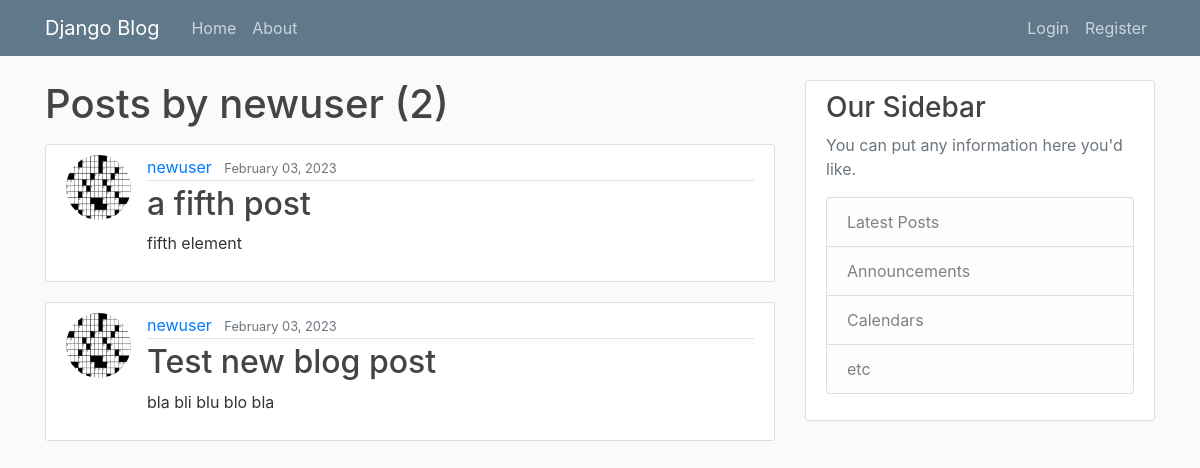
Page /user/newuser on the earlier database version.
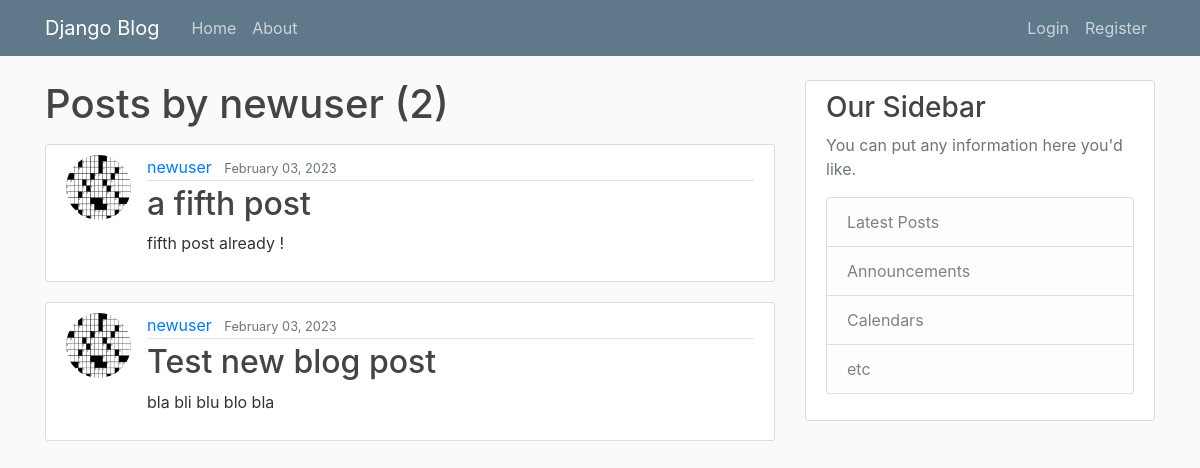
Same page on the later database version.
### blog/models.py (models this page shows, shortened)
class Post(models.Model):
    title = models.CharField(max_length=100)
    content = models.TextField()
    date_posted = models.DateTimeField(default=timezone.now)
    author = models.ForeignKey(User, on_delete=models.CASCADE)

### users/models.py (models this page shows, shortened)
class Profile(models.Model):
    user = models.OneToOneField(User, on_delete=models.CASCADE)
    image = models.ImageField(default='default.jpg', upload_to='profile_pics')

### blog/views.py (the view)
# urls.py: path('user/<str:username>', UserPostListView.as_view(), name='user-posts'),
class UserPostListView(ListView):
    model = Post
    template_name = 'blog/user_posts.html' # by default <app>/<model>_<viewtype>.html
    context_object_name = 'posts'
    paginate_by = 3
    def get_queryset(self):
        user = get_object_or_404(User, username=self.kwargs.get('username'))
        return Post.objects.filter(author=user).order_by('-date_posted')

### blog/templates/blog/user_posts.html (shortened to what this page needs)
{% extends "blog/base.html" %}
{% block content%}
    <h1 class="mb-3">Posts by {{ view.kwargs.username }} ({{ page_obj.paginator.count }})</h1>
    {% for post in posts %}
        <article class="media content-section">
            <img class="rounded-circle article-img" src="{{post.author.profile.image.url}}" />
            <div class="media-body">
            <div class="article-metadata">
                <a class="mr-2" href="{% url 'user-posts' post.author.username %}">{{ post.author }}</a>
                <small class="text-muted">{{ post.date_posted|date:"F d, Y" }}</small>
            </div>
            <h2><a class="article-title" href="{% url 'post-detail' post.id %}">{{ post.title }}</a></h2>
            <p class="article-content">{{ post.content }}</p>
            </div>
        </article>
    {% endfor %}
{% endblock content %}

Differences in the rows shown:
changed Post "a fifth post": content "fifth element" → "fifth post already !"
